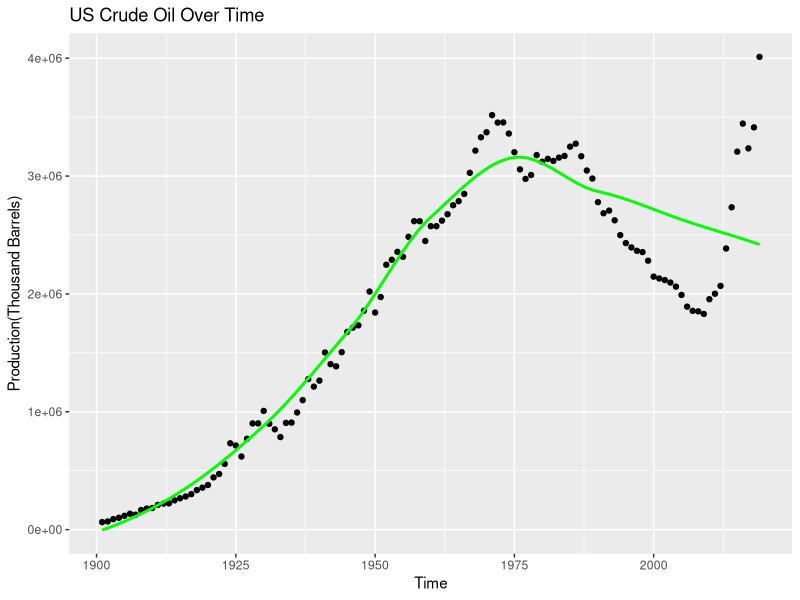
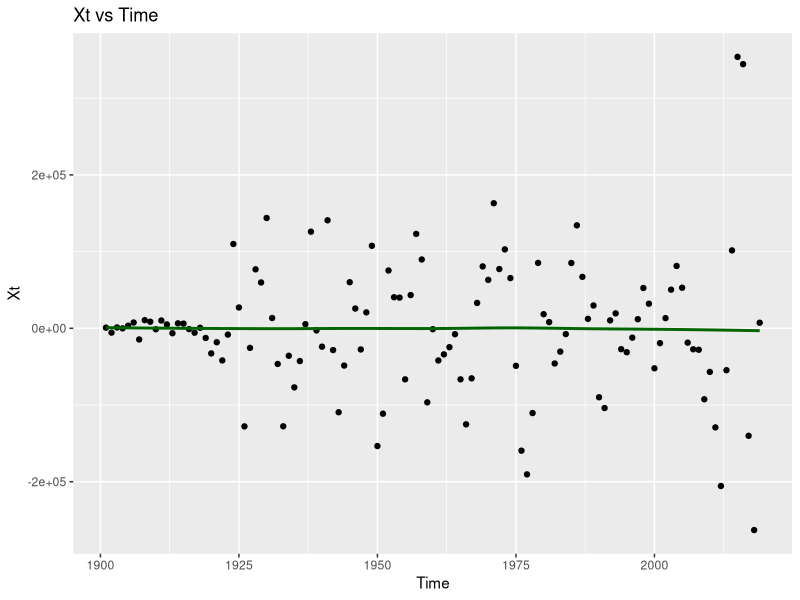
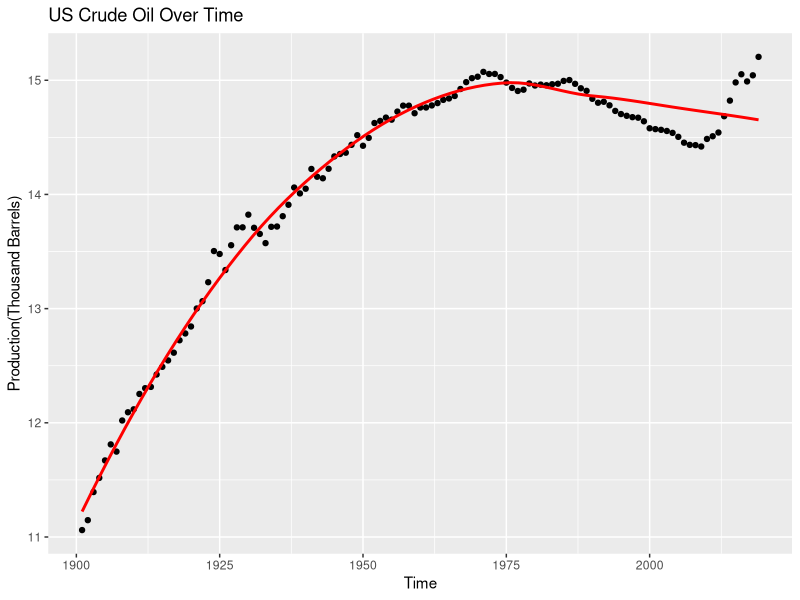
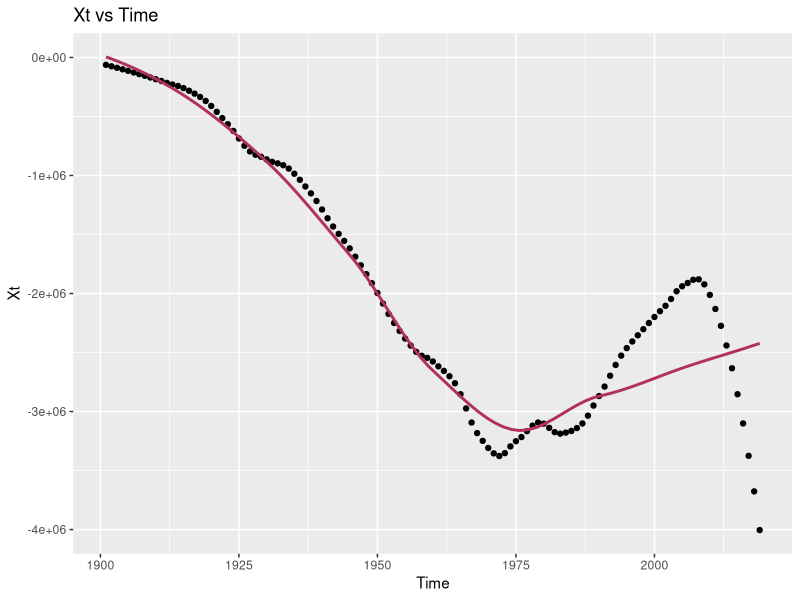
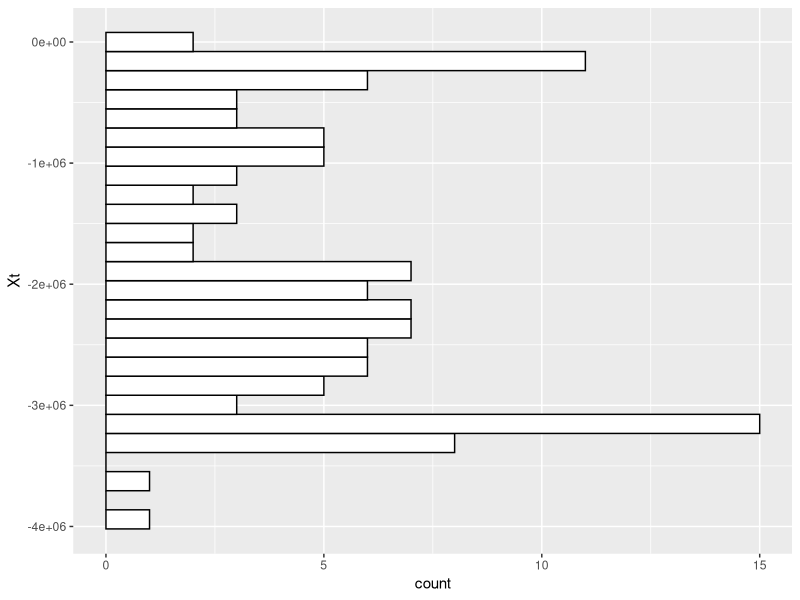
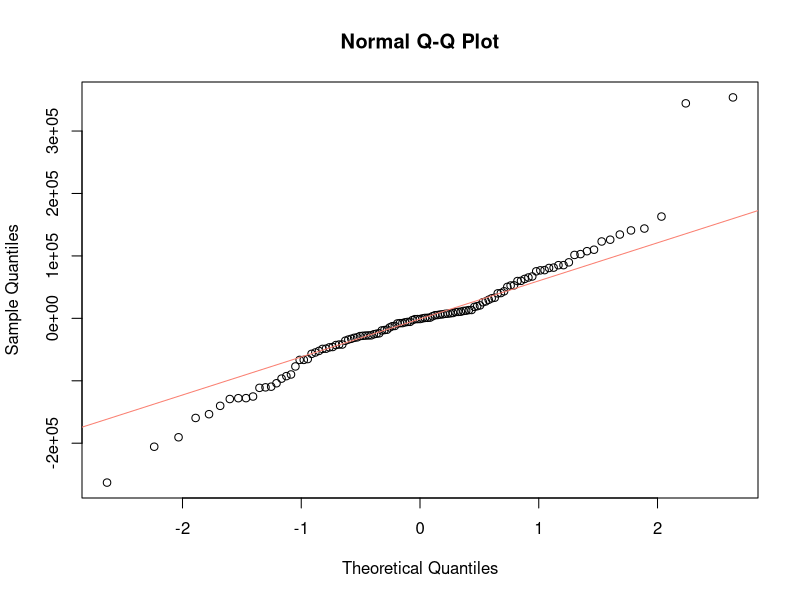
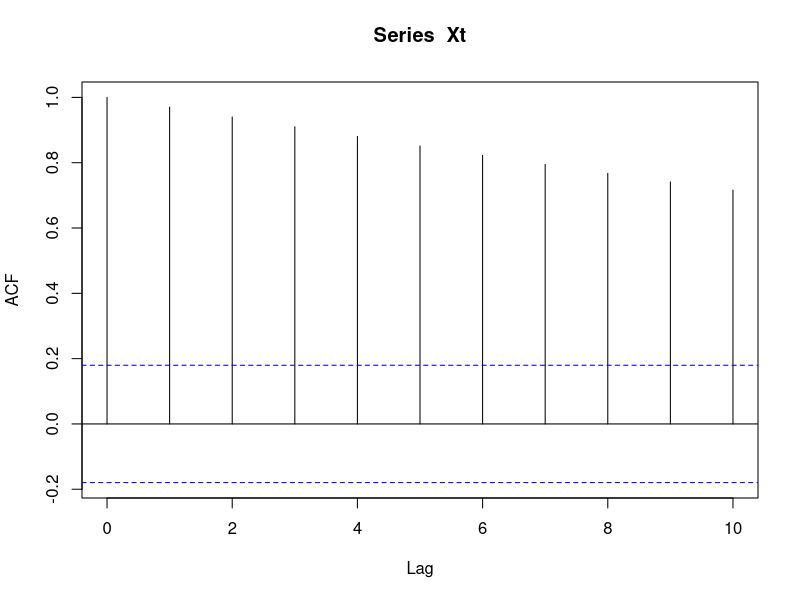

These charts were generated, in order, by the following R code:
## ---- chunk 1
knitr::opts_chunk$set(echo = TRUE)
## ---- chunk 2
library(readxl)
library(ggplot2)
#1a)
crude <- read_excel("USCrude1.xls", sheet = 2, skip = 2, col_names = TRUE)
Y = crude$`U.S. Field Production of Crude Oil (Thousand Barrels)`
tm = 1:119
model = loess(Y~tm,span=0.2)
model
ggplot(crude, aes(x = tm + 1900, y = Y)) + geom_point() + ggtitle("US Crude Oil Over Time") + xlab("Time") + ylab("Production(Thousand Barrels)") + geom_smooth(aes(group = 1), method="loess", formula=y~x, se = FALSE, col = "green") 
ggplot(crude, aes(x = tm + 1900, y = Y - model$fitted)) + geom_point() + ggtitle("Xt vs Time") + xlab("Time") + ylab("Xt") + geom_smooth(aes(group = 1), method="loess", formula=y~x, se = FALSE, col = "dark green") 
## ---- chunk 3
#1b)
ylog = log(Y, base = exp(1))
ggplot(crude, aes(x = tm + 1900, y = log(Y, base = exp(1)))) + geom_point() + ggtitle("US Crude Oil Over Time") + xlab("Time") + ylab("Production(Thousand Barrels)") + geom_smooth(aes(group = 1), method="loess", formula=y~x, se = FALSE, col = "red")
ggplot(crude, aes(x = tm + 1900, y = ylog - model$fitted)) + geom_point() + ggtitle("Xt vs Time") + xlab("Time") + ylab("Xt") + geom_smooth(aes(group = 1), method="loess", formula=y~x, se = FALSE, col = "maroon") 
cat("working with Yt only as points in the residual plot are more around 0 as opposed to fitting what seems like a nonlinear line with the log(Yt)")
## ---- chunk 4
#1c)
Xt = ylog - model$fitted
Xt2 = Y - model$fitted
ggplot(data=crude, aes(y = Xt)) + geom_histogram(bins = 26, color = "black", fill = "white") 
qqnorm(Xt2)
qqline(Xt2, col = "salmon")
## ---- chunk 5
#1d)
acf(Xt, lag.max = 10)

## ---- chunk 6
#1e)
cat("Ho --> autocorrelations = 0, Ha --> autocorrections != 0
    Decision Rule --> if p-value < 0.05, reject null")
Box.test(Xt, type = "Ljung-Box")
cat("As p-value < 2.2e-16 < 0.05, we reject the null hypothesis and conclude that the autocorrelation for this model is not 0.")
